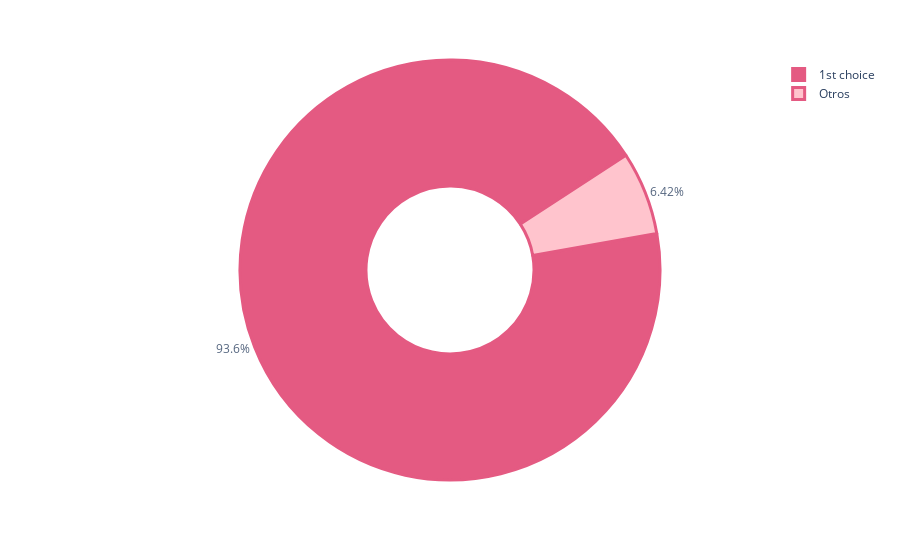

Notebook code for this chart:
### Code cell
import plotly.express as px
import plotly.io as pio
import plotly.graph_objects as go


labels = ['1st choice','Otros']
values = [23885,1639]

fig=px.pie(values=values,
names=labels,color=labels,color_discrete_map={'1st choice':'#DE3163','Otros':'#FFB6C1'},template='plotly_white',hole=.4)

fig.update_traces(textposition='outside',marker=dict(line=dict(color='#DE3163',width=3)),opacity=0.8,rotation=80)
fig.show()

### Figure 1 — Plotly figure (JSON) as saved in the notebook; plotly's stock layout.template omitted (floating-point values rounded to 4 significant figures)
{"data": [{"customdata": [["1st choice"], ["Otros"]], "domain": {"x": [0, 1], "y": [0, 1]}, "hole": 0.4, "hovertemplate": "label=%{label}<br>value=%{value}<br>color=%{customdata[0]}<extra></extra>", "labels": ["1st choice", "Otros"], "legendgroup": "", "marker": {"colors": ["#DE3163", "#FFB6C1"], "line": {"color": "#DE3163", "width": 3}}, "name": "", "opacity": 0.8, "rotation": 80, "showlegend": true, "textposition": "outside", "type": "pie", "values": [23885, 1639]}], "layout": {"legend": {"tracegroupgap": 0}, "margin": {"t": 60}}}
